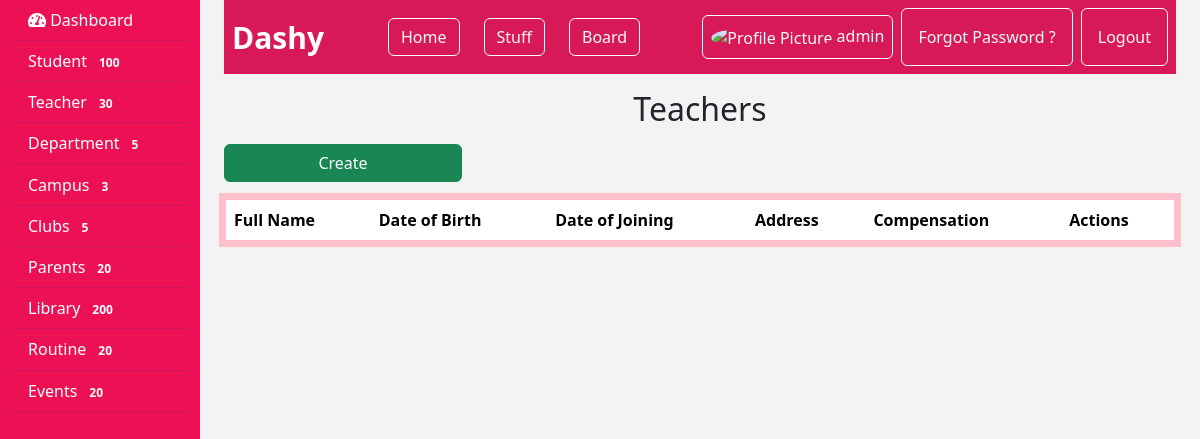
Before: /teachers/ (signed in) with the older database file.
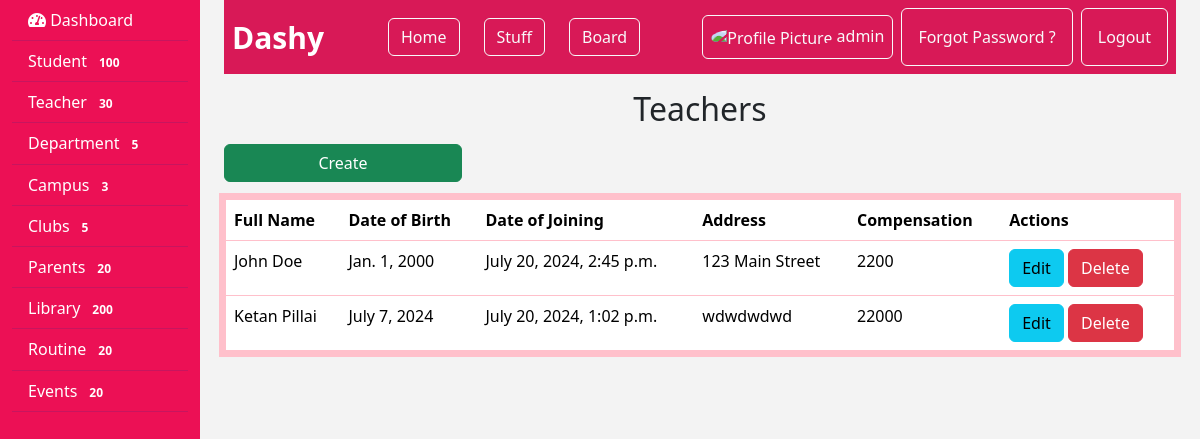
After: the same page with the newer database file.
### manage_institute/models.py (models this page shows, shortened)
class Teacher(models.Model):
    full_name = models.CharField(max_length=200, default='John Doe')
    date_of_birth = models.DateField(default=date(2000, 1, 1))
    date_of_joining = models.DateTimeField(default=timezone.now)
    address = models.TextField(default='123 Main Street')
    compensation = models.CharField(max_length=100)

### manage_institute/views.py (the view)
# urls.py: path('teachers/', views.teacher_list, name='teacher_list'),
def teacher_list(request):
    teachers = Teacher.objects.all()
    return render(request, 'teacher_list.html', {'teachers': teachers})

### manage_institute/templates/teacher_list.html (shortened to what this page needs)
{% extends 'base.html' %}
{% block content %}
<h2 class="pt-3 mb-3 text-center">Teachers</h2>
<a href="{% url 'create_teacher' %}" class="btn btn-success w-25 mb-3">Create</a>
<table style="border: 2px solid pink; box-shadow: 0px 0px 0px 5px pink;" class="table">
    <thead>
        <tr>
            <th>Full Name</th>
            <th>Date of Birth</th>
            <th>Date of Joining</th>
            <th>Address</th>
            <th>Compensation</th>
            <th>Actions</th>
        </tr>
    </thead>
    <tbody>
        {% for teacher in teachers %}
        <tr>
            <td>{{ teacher.full_name }}</td>
            <td>{{ teacher.date_of_birth }}</td>
            <td>{{ teacher.date_of_joining }}</td>
            <td>{{ teacher.address }}</td>
            <td>{{ teacher.compensation }}</td>
            <td>
                <a href="{% url 'edit_teacher' teacher.id %}" class="btn btn-info">Edit</a>
                <a href="{% url 'delete_teacher' teacher.id %}" class="btn btn-danger">Delete</a>
            </td>
        </tr>
        {% endfor %}
    </tbody>
</table>
{% endblock %}

### manage_institute/templates/base.html (shortened to what this page needs)
{% load static %}
<!DOCTYPE html>
<html lang="en">
<head>
    <link href="https://cdn.jsdelivr.net/npm/bootstrap@5.3.3/dist/css/bootstrap.min.css" rel="stylesheet">
    <link href="https://cdnjs.cloudflare.com/ajax/libs/font-awesome/5.15.3/css/all.min.css" rel="stylesheet">
    <link href="https://cdnjs.cloudflare.com/ajax/libs/flaticon/2.1.0/css/all.min.css" rel="stylesheet">
    <link rel="stylesheet" href="{% static 'Css/style.css' %}">
</head>
<body>
    <div class="container-fluid">
        <div class="row">
            <nav class="col-md-2 d-none d-md-block sidebar">
                <div class="sidebar-sticky">
                    <ul class="nav flex-column">
                        <li class="nav-item">
                            <a class="nav-link active" href="#">
                                <i class="fas fa-tachometer-alt"></i> Dashboard
                            </a>
                        </li>
                        <li class="nav-item">
                            <a class="nav-link" href="#">
                                 Student <span class="badge badge-light">100</span>
                            </a>
                        </li>
                        <li class="nav-item">
                            <a class="nav-link" href="#">
                                 Teacher <span class="badge badge-light">30</span>
                            </a>
                        </li>
                        <li class="nav-item">
                            <a class="nav-link" href="#">
                                 Department <span class="badge badge-light">5</span>
                            </a>
                        </li>
                        <li class="nav-item">
                            <a class="nav-link" href="#">
                                 Campus <span class="badge badge-light">3</span>
                            </a>
                        </li>
                        <li class="nav-item">
                            <a class="nav-link" href="#">
                                 Clubs <span class="badge badge-light">5</span>
                            </a>
                        </li>
                        <li class="nav-item">
                            <a class="nav-link" href="#">
                                 Parents <span class="badge badge-light">20</span>
                            </a>
                        </li>
                        <li class="nav-item">
                            <a class="nav-link" href="#">
                                 Library <span class="badge badge-light">200</span>
                            </a>
                        </li>
                        <li class="nav-item">
                            <a class="nav-link" href="#">
                                 Routine <span class="badge badge-light">20</span>
                            </a>
                        </li>
                        <li class="nav-item">
                            <a class="nav-link" href="#">
                                 Events <span class="badge badge-light">20</span>
                            </a>
                        </li>
                    </ul>
                </div>
            </nav>
            <main role="main" class="col-md-9 ml-sm-auto col-lg-10 px-4 main-content">
                <div class="header">
                    <nav class="navbar navbar-expand-lg navbar-light gap-5 p-2">
                        <a style="font-size: 30px;font-weight: 900;" class="navbar-brand text-white" href="#">Dashy</a>
                        <div class="collapse navbar-collapse">
                            <ul class="navbar-nav gap-4 mr-auto">
                                <li class="nav-item active">
                                    <a href="{% url 'home' %}" class="btn btn-outline-light my-2 my-sm-0 ml-2" type="button">Home</a>
                                </li>
                                <li class="nav-item">
                                    <a href="" class="btn btn-outline-light my-2 my-sm-0 ml-2" type="button">Stuff</a>
                                </li>
                                <li class="nav-item">
                                    <a href="" class="btn btn-outline-light my-2 my-sm-0 ml-2" type="button">Board</a>
                                </li>
                            </ul>
                        </div>
                        <div>
                            <form class="form-inline my-2 my-lg-0">
                                {% if request.session.email %}
                                    <div class="d-flex gap-2 align-items-center">
                                        <a href="{% url 'profilepage' %}" class="btn btn-outline-light my-2 my-sm-0 ml-2 p-2" type="button">
                                        <img src="{{ request.session.profile }}" class="rounded-circle" width="40" height="40" alt="Profile Picture">
                                        <span class="">{{ request.session.name }}</span></a>
                                        <a href="{% url 'fpass' %}" class="btn btn-outline-light my-2 my-sm-0 ml-2 p-3" type="button">Forgot Password ? </a>
                                        <a href="{% url 'logout' %}" class="btn btn-outline-light my-2 my-sm-0 ml-2 p-3" type="button">Logout</a>
                                    </div>
                                {% else %}
                                    <a href="{% url 'login' %}" class="btn btn-outline-light my-2 my-sm-0" type="button">Login</a>
                                    <a href="{% url 'signup' %}" class="btn btn-outline-light my-2 my-sm-0 ml-2" type="button">Register</a>
                                {% endif %}
                            </form>
                        </div>
                    </nav>
                </div>
                {% block content %}
                {% endblock %}
            </main>
        </div>
    </div>
</body>
</html>

### manage_institute/Static/Css/style.css (style rules this page uses)
.sidebar { background-color: #ec1055; min-height: 100vh; color: white; }
.sidebar a { color: white; font-size: 16px; }
.sidebar .nav-link { border-bottom: 1px solid #c7155f; }
.main-content { background-color: #f3f3f3; }
.header { background-color: #d81957; color: white; }

Changed rows visible on the page:
added Teacher: full_name "John Doe", date_of_birth "Jan. 1, 2000", date_of_joining "July 20, 2024, 2:45 p.m.", address "123 Main Street", compensation "2200"
added Teacher: full_name "Ketan Pillai", date_of_birth "July 7, 2024", date_of_joining "July 20, 2024, 1:02 p.m.", address "wdwdwdwd", compensation "22000"
